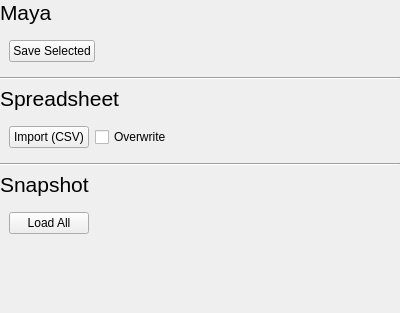
<?xml version="1.0" encoding="UTF-8"?>
<ui version="4.0">
 <class>Form</class>
 <widget class="QWidget" name="Form">
  <property name="geometry">
   <rect>
    <x>0</x>
    <y>0</y>
    <width>400</width>
    <height>313</height>
   </rect>
  </property>
  <property name="windowTitle">
   <string>Form</string>
  </property>
  <layout class="QVBoxLayout" name="verticalLayout">
   <property name="margin">
    <number>0</number>
   </property>
   <item>
    <widget class="QLabel" name="label_3">
     <property name="font">
      <font>
       <pointsize>16</pointsize>
      </font>
     </property>
     <property name="text">
      <string>Maya</string>
     </property>
    </widget>
   </item>
   <item>
    <widget class="QWidget" name="widget_3" native="true">
     <layout class="QHBoxLayout" name="horizontalLayout_3">
      <item>
       <widget class="QPushButton" name="pushButton">
        <property name="text">
         <string>Save Selected</string>
        </property>
       </widget>
      </item>
      <item>
       <spacer name="horizontalSpacer_3">
        <property name="orientation">
         <enum>Qt::Horizontal</enum>
        </property>
        <property name="sizeHint" stdset="0">
         <size>
          <width>40</width>
          <height>20</height>
         </size>
        </property>
       </spacer>
      </item>
     </layout>
    </widget>
   </item>
   <item>
    <widget class="Line" name="line_2">
     <property name="orientation">
      <enum>Qt::Horizontal</enum>
     </property>
    </widget>
   </item>
   <item>
    <widget class="QLabel" name="label">
     <property name="font">
      <font>
       <pointsize>16</pointsize>
      </font>
     </property>
     <property name="text">
      <string>Spreadsheet</string>
     </property>
    </widget>
   </item>
   <item>
    <widget class="QWidget" name="widget" native="true">
     <layout class="QHBoxLayout" name="horizontalLayout">
      <item>
       <widget class="QPushButton" name="importBtn">
        <property name="text">
         <string>Import (CSV)</string>
        </property>
       </widget>
      </item>
      <item>
       <widget class="QCheckBox" name="overwriteImportChk">
        <property name="text">
         <string>Overwrite</string>
        </property>
       </widget>
      </item>
      <item>
       <spacer name="horizontalSpacer_2">
        <property name="orientation">
         <enum>Qt::Horizontal</enum>
        </property>
        <property name="sizeHint" stdset="0">
         <size>
          <width>40</width>
          <height>20</height>
         </size>
        </property>
       </spacer>
      </item>
     </layout>
    </widget>
   </item>
   <item>
    <widget class="Line" name="line">
     <property name="orientation">
      <enum>Qt::Horizontal</enum>
     </property>
    </widget>
   </item>
   <item>
    <widget class="QLabel" name="label_2">
     <property name="font">
      <font>
       <pointsize>16</pointsize>
      </font>
     </property>
     <property name="text">
      <string>Snapshot</string>
     </property>
    </widget>
   </item>
   <item>
    <widget class="QWidget" name="widget_2" native="true">
     <layout class="QHBoxLayout" name="horizontalLayout_2">
      <item>
       <widget class="QPushButton" name="loadAllBtn">
        <property name="text">
         <string>Load All</string>
        </property>
       </widget>
      </item>
      <item>
       <spacer name="horizontalSpacer">
        <property name="orientation">
         <enum>Qt::Horizontal</enum>
        </property>
        <property name="sizeHint" stdset="0">
         <size>
          <width>40</width>
          <height>20</height>
         </size>
        </property>
       </spacer>
      </item>
     </layout>
    </widget>
   </item>
   <item>
    <spacer name="verticalSpacer">
     <property name="orientation">
      <enum>Qt::Vertical</enum>
     </property>
     <property name="sizeHint" stdset="0">
      <size>
       <width>20</width>
       <height>46</height>
      </size>
     </property>
    </spacer>
   </item>
  </layout>
 </widget>
 <resources/>
 <connections/>
</ui>
